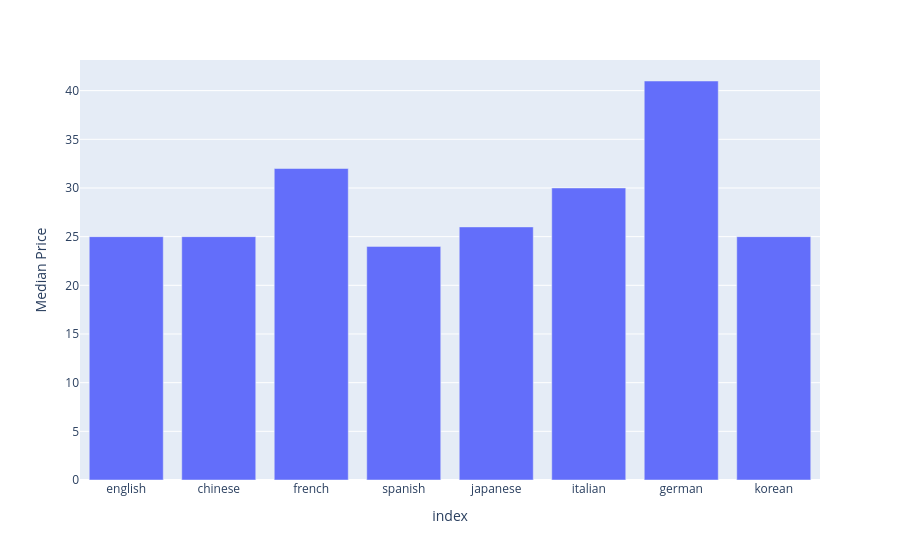

Notebook code cell kept with this figure:
### Code cell
df_median_price = pd.DataFrame.from_dict(median_price, orient="index", columns=["Median Price"])
df_median_price
fig = px.bar(df_median_price, y='Median Price')
fig.show()

### Figure 1 — Plotly figure (JSON) as saved in the notebook; plotly's stock layout.template omitted (floating-point values rounded to 4 significant figures)
{"data": [{"hovertemplate": "index=%{x}<br>Median Price=%{y}<extra></extra>", "legendgroup": "", "marker": {"color": "#636efa", "pattern": {"shape": ""}}, "name": "", "orientation": "v", "showlegend": false, "textposition": "auto", "type": "bar", "x": ["english", "chinese", "french", "spanish", "japanese", "italian", "german", "korean"], "xaxis": "x", "y": [25.0, 25.0, 32.0, 24.0, 26.0, 30.0, 40.99, 25.0], "yaxis": "y"}], "layout": {"barmode": "relative", "legend": {"tracegroupgap": 0}, "margin": {"t": 60}, "xaxis": {"anchor": "y", "domain": [0, 1], "title": {"text": "index"}}, "yaxis": {"anchor": "x", "domain": [0, 1], "title": {"text": "Median Price"}}}}
